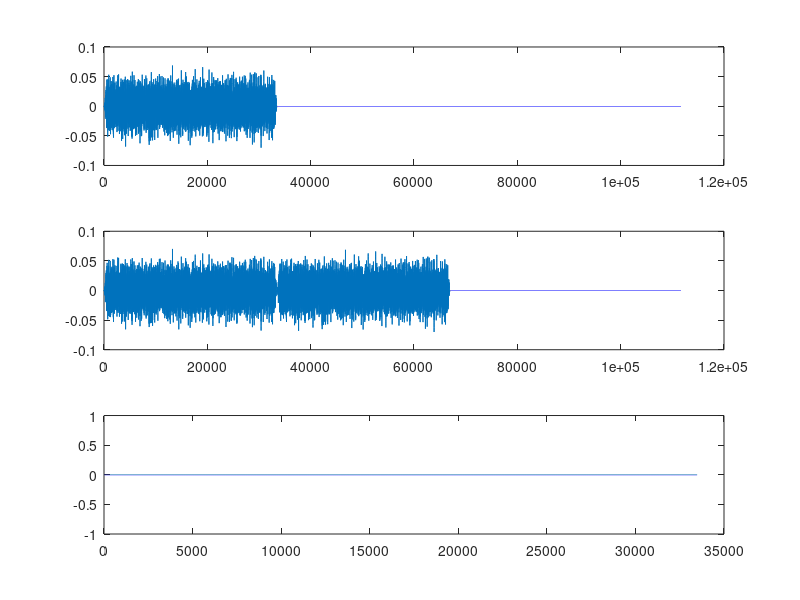
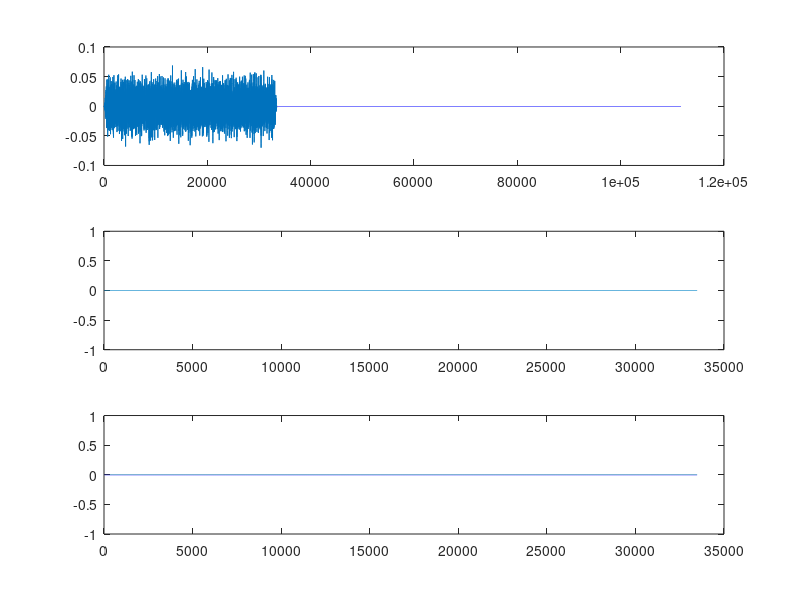

MATLAB code to generate these figures, in order:
load Ws

subplot(311)
plot(Ws(1,:))
subplot(312)
plot(Ws(2,:))

a = Ws(1,1:33482);
b = Ws(2,33483:2*33482);

subplot(313)
plot(b-a)

load Ws2
a2 = Ws2(1,1:33482);
b2 = Ws2(2,33483:2*33482);

figure()
subplot(311)
plot(-Ws2(1,:))

subplot(312)
plot(b2+a)
subplot(313)
plot(a2+a)